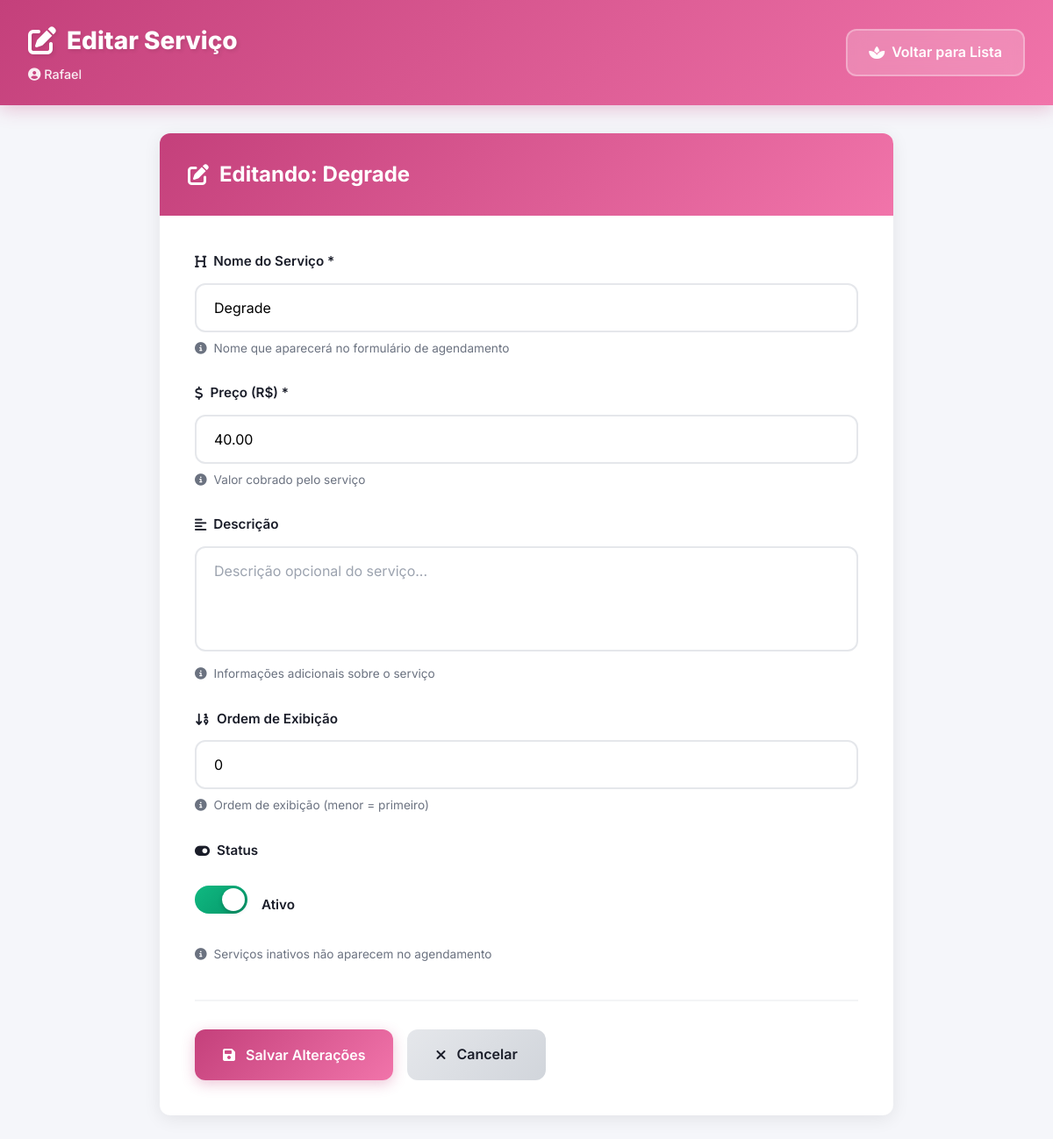
The app's page /pagina-admin/servico/editar/4/ (signed in), older data.
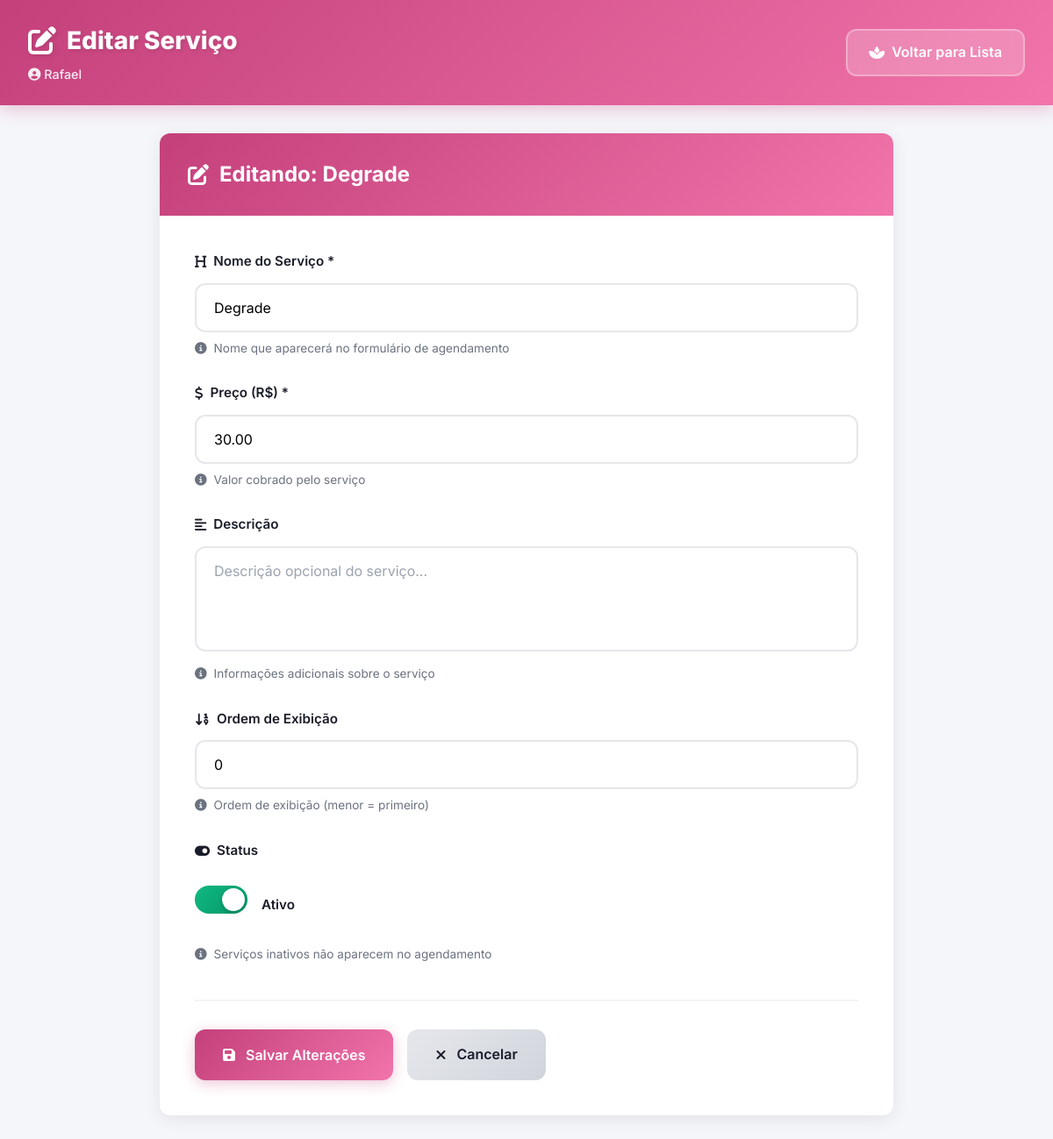
The same page, newer data.
### LihStudio/models.py (models this page shows, shortened)
class Servico(models.Model):
    nome = models.CharField("Nome do Serviço", max_length=100, unique=True)
    preco = models.DecimalField("Preço (R$)", max_digits=8, decimal_places=2)
    descricao = models.TextField("Descrição", blank=True, help_text="Descrição opcional do serviço")
    ativo = models.BooleanField("Ativo", default=True, help_text="Serviços inativos não aparecem no agendamento")
    ordem = models.IntegerField("Ordem de Exibição", default=0, help_text="Ordem de exibição (menor = primeiro)")
    criado_em = models.DateTimeField(auto_now_add=True)
    atualizado_em = models.DateTimeField(auto_now=True)
    class Meta:
        ordering = ['ordem', 'nome']
        verbose_name = "Serviço"
        verbose_name_plural = "Serviços"

### LihStudio/views.py (the view)
    def _wrapped_view(request, *args, **kwargs):
        if not request.user.is_authenticated:
            messages.warning(request, 'Você precisa fazer login para acessar esta área.')
            return redirect('login')
        if not request.user.is_superuser:
            messages.error(request, 'Acesso restrito a administradores.')
            return redirect('home')
        return view_func(request, *args, **kwargs)

### LihStudio/views.py (called while the page is built)
def only_admin(view_func):
    def _wrapped_view(request, *args, **kwargs):
        if not request.user.is_authenticated:
            messages.warning(request, 'Você precisa fazer login para acessar esta área.')
            return redirect('login')
        if not request.user.is_superuser:
            messages.error(request, 'Acesso restrito a administradores.')
            return redirect('home')
        return view_func(request, *args, **kwargs)
    return _wrapped_view

@only_admin
def editar_servico(request, servico_id):
    servico = get_object_or_404(Servico, id=servico_id)
    if request.method == 'POST':
        form = ServicoForm(request.POST, instance=servico)
        if form.is_valid():
            form.save()
            messages.success(request, f'Serviço "{servico.nome}" atualizado com sucesso!')
            return redirect('pagina_admin')
        else:
            messages.error(request, 'Erro ao atualizar o serviço. Verifique os campos.')
    else:
        form = ServicoForm(instance=servico)
    context = {
        'form': form,
        'servico': servico
    }
    return render(request, 'LihStudio/editar_servico.html', context)

### LihStudio/templates/LihStudio/editar_servico.html (shortened to what this page needs)
{% load static %}
<!DOCTYPE html>
<html lang="pt-br">
<head>
    <link rel="stylesheet" href="https://cdnjs.cloudflare.com/ajax/libs/font-awesome/6.4.0/css/all.min.css">
</head>
<body>
    <header class="admin-header">
        <div class="header-content">
            <div class="header-left">
                <h1>
                    <i class="fas fa-pen-to-square"></i>
                    Editar Serviço
                </h1>
                {% if user.is_authenticated %}
                <div class="user-info">
                    <i class="fas fa-user-circle"></i> {{ user.get_full_name|default:user.username }}
                </div>
                {% endif %}
            </div>
            <div class="header-actions">
                <a href="{% url 'pagina_admin' %}" class="action-link">
                    <i class="fas fa-spa"></i> Voltar para Lista
                </a>
            </div>
        </div>
    </header>
    <div class="admin-container">
        <div class="card">
            <div class="card-header">
                <h2><i class="fas fa-edit"></i> Editando: {{ servico.nome }}</h2>
            </div>
            <div class="card-body">
                <form method="POST" action="{% url 'editar_servico' servico.id %}">
                    <div class="form-group">
                        <label for="{{ form.nome.id_for_label }}">
                            <i class="fas fa-heading"></i> Nome do Serviço *
                        </label>
                        {{ form.nome }}
                        <div class="help-text"><i class="fas fa-info-circle"></i> {{ form.nome.help_text }}</div>
                    </div>
                    <div class="form-group">
                        <label for="{{ form.preco.id_for_label }}">
                            <i class="fas fa-dollar-sign"></i> Preço (R$) *
                        </label>
                        {{ form.preco }}
                        <div class="help-text"><i class="fas fa-info-circle"></i> {{ form.preco.help_text }}</div>
                    </div>
                    <div class="form-group">
                        <label for="{{ form.descricao.id_for_label }}">
                            <i class="fas fa-align-left"></i> Descrição
                        </label>
                        {{ form.descricao }}
                        <div class="help-text"><i class="fas fa-info-circle"></i> {{ form.descricao.help_text }}</div>
                    </div>
                    <div class="form-group">
                        <label for="{{ form.ordem.id_for_label }}">
                            <i class="fas fa-sort-numeric-down"></i> Ordem de Exibição
                        </label>
                        {{ form.ordem }}
                        <div class="help-text"><i class="fas fa-info-circle"></i> {{ form.ordem.help_text }}</div>
                    </div>
                    <div class="form-group">
                        <label>
                            <i class="fas fa-toggle-on"></i> Status
                        </label>
                        <div class="switch-container">
                            <label for="{{ form.ativo.id_for_label }}" class="switch-slider"></label>
                            <span class="switch-label-text">{{ form.ativo.label }}</span>
                        </div>
                        <div class="help-text"><i class="fas fa-info-circle"></i> {{ form.ativo.help_text }}</div>
                    </div>
                    <div class="form-actions">
                        <button type="submit" class="btn btn-primary">
                            <i class="fas fa-save"></i> Salvar Alterações
                        </button>
                        <a href="{% url 'pagina_admin' %}" class="btn btn-secondary">
                            <i class="fas fa-times"></i> Cancelar
                        </a>
                    </div>
                </form>
            </div>
        </div>
    </div>
</body>
</html>

Row changes from the older to the newer data that the page shows:
changed Servico "Degrade": preco "40.00" → "30.00"
